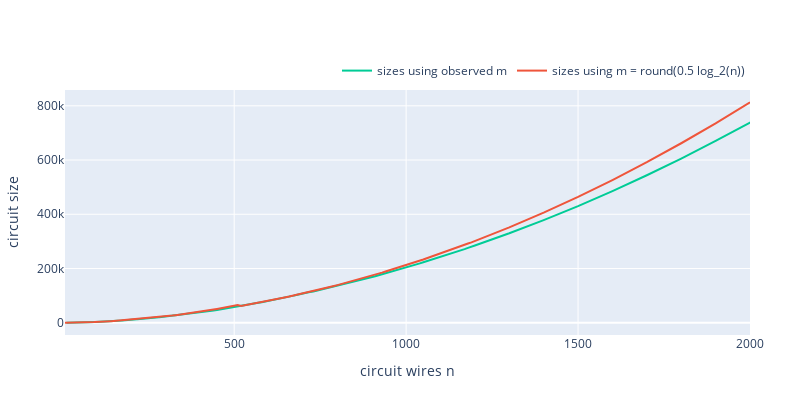

Notebook code for this chart:
### Code cell
layout_4 = go.Layout(
    margin=dict(l=65, r=50, b=65, t=90),
    autosize=False,
    width=800,
    height=400,
    xaxis = dict(title='circuit wires n'),
    yaxis = dict(title='circuit size', ),
    legend=dict(orientation='h', yanchor='bottom', y=1.02, xanchor='right', x=1)
    )

tracemeasl = go.Scatter(x=section_meas_df['size'].tolist(), y=section_meas_df['num_gates'].tolist(), name='sizes using observed m', mode='lines', line=dict(color='#00CC96'))
tracepapl = go.Scatter(x=section_pap_df['size'].tolist(), y=section_pap_df['num_gates'].tolist(), name='sizes using m = round(0.5 log_2(n))', mode='lines', line=dict(color='#EF553B'))

data = [tracemeasl, tracepapl]
fig = go.Figure(data = data, layout=layout_4)
fig.show()

### Figure 1 — Plotly figure (JSON) as saved in the notebook; plotly's stock layout.template omitted (floating-point values rounded to 4 significant figures; data arrays with more than 128 entries replaced by an {"elided": "..."} marker saying what was removed)
{"data": [{"line": {"color": "#00CC96"}, "mode": "lines", "name": "sizes using observed m", "type": "scatter", "x": {"elided": "425 int values"}, "y": {"elided": "425 int values"}}, {"line": {"color": "#EF553B"}, "mode": "lines", "name": "sizes using m = round(0.5 log_2(n))", "type": "scatter", "x": {"elided": "412 int values"}, "y": {"elided": "412 int values"}}], "layout": {"autosize": false, "height": 400, "legend": {"orientation": "h", "x": 1, "xanchor": "right", "y": 1.02, "yanchor": "bottom"}, "margin": {"b": 65, "l": 65, "r": 50, "t": 90}, "width": 800, "xaxis": {"title": {"text": "circuit wires n"}}, "yaxis": {"title": {"text": "circuit size"}}}}
